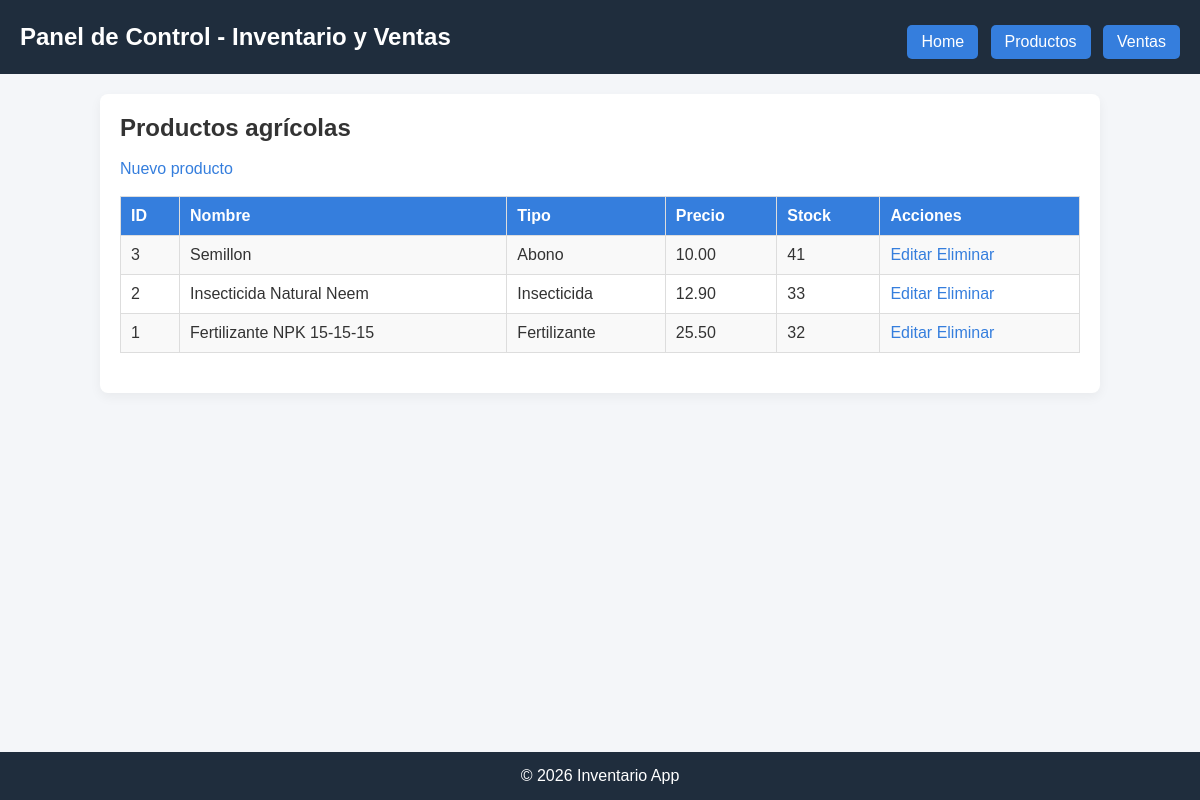
Page /index.php?modulo=productos_listar on the committed database.
### tables this page shows
CREATE TABLE `productos` (
  `id` int NOT NULL,
  `nombre` varchar(150) NOT NULL,
  `tipo` enum('Fertilizante','Abono','Insecticida','Fungicida','Herbicida') NOT NULL,
  `descripcion` text,
  `precio` decimal(10,2) NOT NULL,
  `stock` int NOT NULL,
  `unidad` varchar(50) NOT NULL,
  `created_at` timestamp NULL DEFAULT CURRENT_TIMESTAMP
);

### controllers/ProductoController.php (called while the page is built, shortened)
<?php
require_once '../config/database.php';
require_once '../models/Producto.php';
class ProductoController {
    public function index() {
        $db = new Database();
        $conexion = $db->conectar();
        $producto = new Producto($conexion);
        return $producto->obtenerTodos();
    }
}
?>

### models/producto.php (called while the page is built, shortened)
<?php
class Producto {
    private $conn;
    public function __construct($conexion) {
        $this->conn = $conexion;
    }
    public function obtenerTodos() {
        $sql = "SELECT * FROM productos ORDER BY id DESC";
        $stmt = $this->conn->prepare($sql);
        $stmt->execute();
        return $stmt->fetchAll(PDO::FETCH_ASSOC);
    }
}
?>

### public/productos_listar.php (the view)
<?php
require_once '../controllers/ProductoController.php';
$controller = new ProductoController();
$productos = $controller->index();
?>
<h2>Productos agrícolas</h2>
<br>
<a href="index.php?modulo=productos_crear">Nuevo producto</a>
<br><br>
<table border="1">
<tr>
    <th>ID</th><th>Nombre</th><th>Tipo</th><th>Precio</th><th>Stock</th><th>Acciones</th>
</tr>
<?php foreach ($productos as $p): ?>
<tr>
    <td><?= $p['id'] ?></td>
    <td><?= $p['nombre'] ?></td>
    <td><?= $p['tipo'] ?></td>
    <td><?= $p['precio'] ?></td>
    <td><?= $p['stock'] ?></td>
    <td>
        <a href="index.php?modulo=productos_editar&id=<?= $p['id'] ?>">Editar</a>
        <a href="productos_eliminar.php?id=<?= $p['id'] ?>" onclick="return confirm('¿Eliminar?')">Eliminar</a>
    </td>
</tr>
<?php endforeach; ?>
</table>

### public/css/style.css (style rules this page uses)
body { font-family: 'Arial', sans-serif; margin: 0; padding: 0; background: #f2f4f7; color: #333; }
* { box-sizing: border-box; margin: 0; padding: 0; font-family: Arial, sans-serif; }
body { background-color: #f4f6f9; color: #333; }
table { width: 100%; border-collapse: collapse; margin-bottom: 20px; }
table th, table td { border: 1px solid #ddd; padding: 10px; text-align: left; }
table th { background-color: #357edd; color: white; }
table tr:nth-child(even) { background-color: #f9f9f9; }
a { text-decoration: none; color: #357edd; }

### rows in the picture
productos: id "3", nombre "Semillon", tipo "Abono", precio "10.00", stock "41"
productos: id "2", nombre "Insecticida Natural Neem", tipo "Insecticida", precio "12.90", stock "33"
productos: id "1", nombre "Fertilizante NPK 15-15-15", tipo "Fertilizante", precio "25.50", stock "32"
